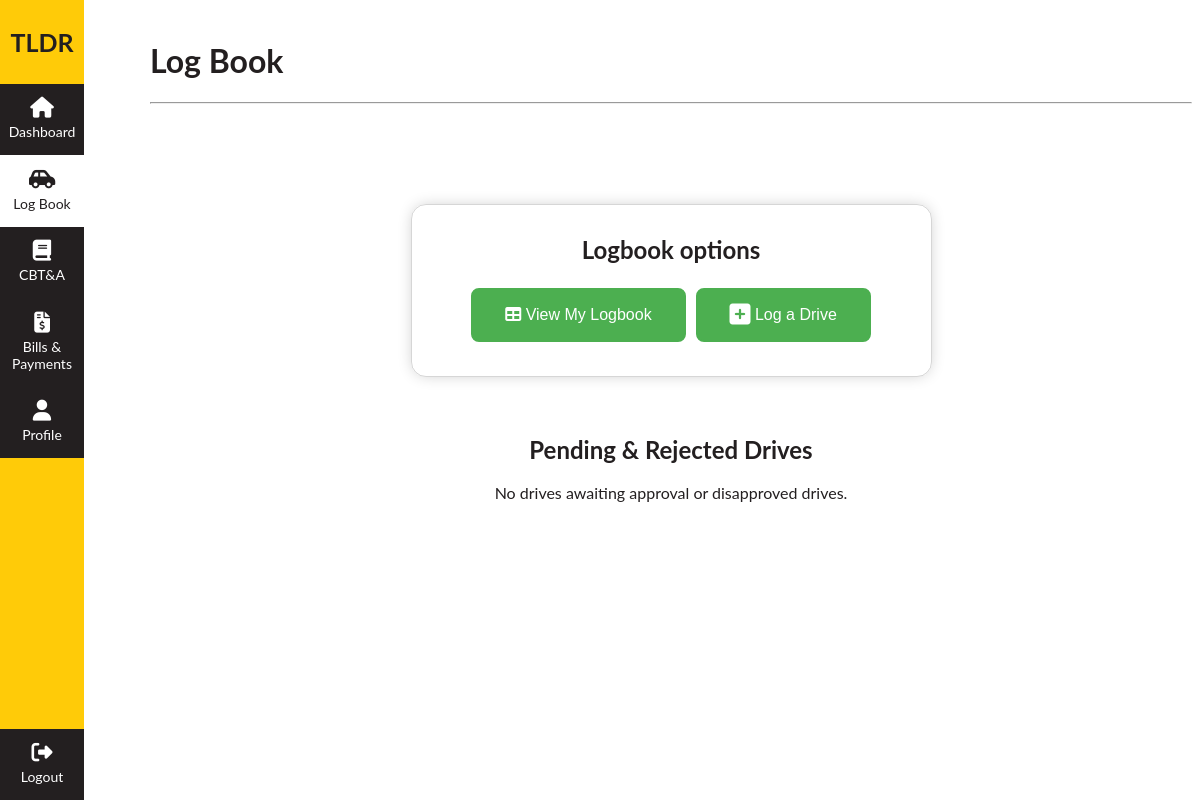
/pages/student/logbook.php (signed in), run on an earlier commit of the app's database.
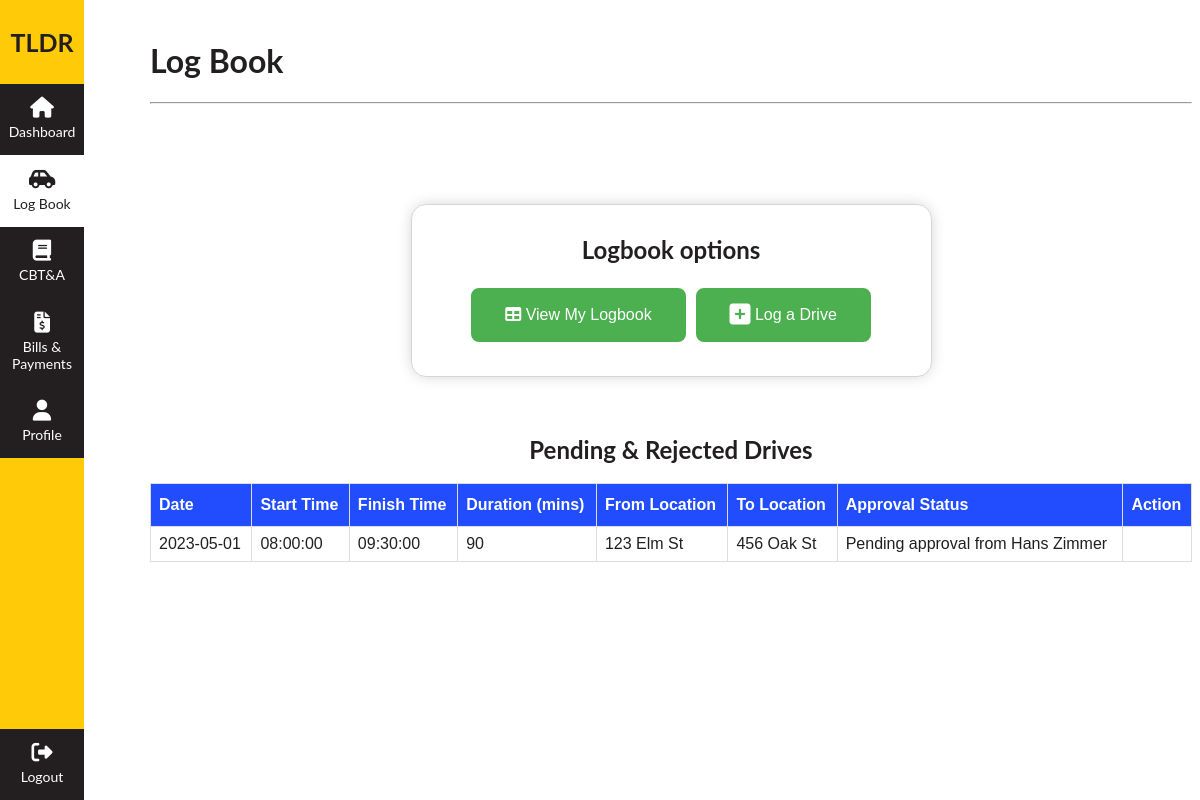
And on a later commit of the database.
### tables this page shows
CREATE TABLE approvals (
    approval_id INT AUTO_INCREMENT PRIMARY KEY,
    logbook_entry_id INT NOT NULL,
    approver_id INT NOT NULL,
    approval_date DATE,
    approved TINYINT(1) NOT NULL,
    FOREIGN KEY (logbook_entry_id) REFERENCES logbook (entry_id),
    FOREIGN KEY (approver_id) REFERENCES users (user_id)
);

CREATE TABLE logbook (
    entry_id INT AUTO_INCREMENT PRIMARY KEY,
    student_id INT NOT NULL,
    approver_id INT NOT NULL,
    date DATE NOT NULL,
    start_time TIME NOT NULL,
    finish_time TIME NOT NULL,
    duration INT NOT NULL,
    from_location VARCHAR(255) NOT NULL,
    to_location VARCHAR(255) NOT NULL,
    road_condition VARCHAR(255) NOT NULL,
    weather_condition VARCHAR(255) NOT NULL,
    traffic_condition VARCHAR(255) NOT NULL,
    FOREIGN KEY (student_id) REFERENCES users (user_id),
    FOREIGN KEY (approver_id) REFERENCES users (user_id)
);

CREATE TABLE users (
    user_id INT AUTO_INCREMENT PRIMARY KEY,
    email VARCHAR(255) NOT NULL,
    password VARCHAR(255) NOT NULL,
    given_name VARCHAR(255) NOT NULL,
    surname VARCHAR(255) NOT NULL,
    date_of_birth DATE NOT NULL,
    street_address VARCHAR(255) NOT NULL,
    suburb VARCHAR(50) NOT NULL,
    state VARCHAR(50) NOT NULL,
    postcode VARCHAR(10) NOT NULL,
    license_no VARCHAR(50) NOT NULL,
    role_id INT NOT NULL,
    instructor_id INT,
    UNIQUE (email),
    FOREIGN KEY (instructor_id) REFERENCES users(user_id)
);

### pages/student/logbook.php (the view, shortened to what this page needs)
<!DOCTYPE html>
<head>
    <link rel="stylesheet" href="../../styles/style.css">
</head>
<html>
<body>
    <?php require_once "../../inc/main.inc.php"; ?>
    <div class="centre">
        <div class="container centre-div">
            <h2>Logbook options<h2>
                    <a href="my_logbook.php">
                        <button class="btn-custom" type="button"><i class="fa-solid fa-table"></i> View My Logbook</button>
                    </a>
                    <a href="find_instructor.php">
                        <button class="btn-custom" type="button"><i class="fa-solid fa-xl fa-square-plus"></i> Log a Drive</button>
                    </a>
        </div>
        <br>
        <br>
        <div class="">
            <h2>Pending & Rejected Drives</h2>
            <?php
            require_once "../../inc/dbconn.inc.php";
            $query = "SELECT l.*, u.given_name AS instructor_given_name, u.surname AS instructor_surname, a.approved
FROM logbook l
LEFT JOIN approvals a ON l.entry_id = a.logbook_entry_id
LEFT JOIN users u ON a.approver_id = u.user_id
WHERE l.student_id = ? AND (l.entry_id IN (SELECT logbook_entry_id FROM approvals WHERE a.approved = 0) OR a.approved = 2)";
            $stmt = $conn->prepare($query);
            $stmt->bind_param("i", $_SESSION['user_id']);
            $stmt->execute();
            $result = $stmt->get_result();
            if ($result->num_rows > 0) {
                echo "<table id='tldr-table' class='tldr-table-blue'>";
                echo "<thead>";
                echo "<tr>";
                echo "<th>Date</th>";
                echo "<th>Start Time</th>";
                echo "<th>Finish Time</th>";
                echo "<th>Duration (mins)</th>";
                echo "<th>From Location</th>";
                echo "<th>To Location</th>";
                echo "<th>Approval Status</th>";
                echo "<th>Action</th>";
                echo "</tr>";
                echo "</thead>";
                echo "<tbody>";
                while ($row = $result->fetch_assoc()) {
                    echo "<tr";
                    if ($row['approved'] === 2) {
                        echo " class='disapproved-row'";
                    }
                    echo ">";
                    echo "<td>" . $row['date'] . "</td>";
                    echo "<td>" . $row['start_time'] . "</td>";
                    echo "<td>" . $row['finish_time'] . "</td>";
                    echo "<td>" . $row['duration'] . "</td>";
                    echo "<td>" . $row['from_location'] . "</td>";
                    echo "<td>" . $row['to_location'] . "</td>";
                    if ($row['approved'] === 0) {
                        echo "<td>Pending approval from " . $row['instructor_given_name'] . " " . $row['instructor_surname'] . "</td>";
                        echo "<td></td>";
                    } elseif ($row['approved'] === 2) {
                        echo "<td>Disapproved by " . $row['instructor_given_name'] . " " . $row['instructor_surname'] . "</td>";
                        echo "<td><form method='post'>
                  <input type='hidden' name='delete_entry_id' value='" . $row['entry_id'] . "'>
                  <button class='btn-custom btn-red btn-small' type='submit'>Remove</button>
              </form></td>";
                    }
                    echo "</tr>";
                }
                echo "</tbody>";
                echo "</table>";
            } else {
                echo "<p>No drives awaiting approval or disapproved drives.</p>";
            }
            ?>
        </div>
    </div>
</body>
</html>

What changed in the data, as far as the page shows it:
added approvals: logbook_entry.date "2023-05-01", logbook_entry.start_time "08:00:00", logbook_entry.finish_time "09:30:00", logbook_entry.duration "90", logbook_entry.from_location "123 Elm St", logbook_entry.to_location "456 Oak St", approver.given_name "Hans", approver.surname "Zimmer"
Also different on the page:
text no longer shown: "No drives awaiting approval or disapproved drives."
text now shown: "Date Start Time Finish Time Duration (mins) From Location To Location Approval Status Action"
